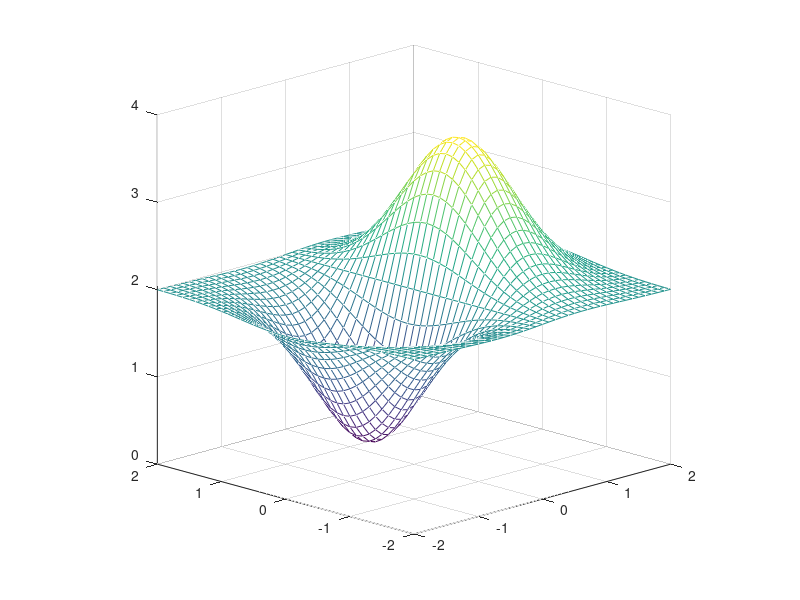
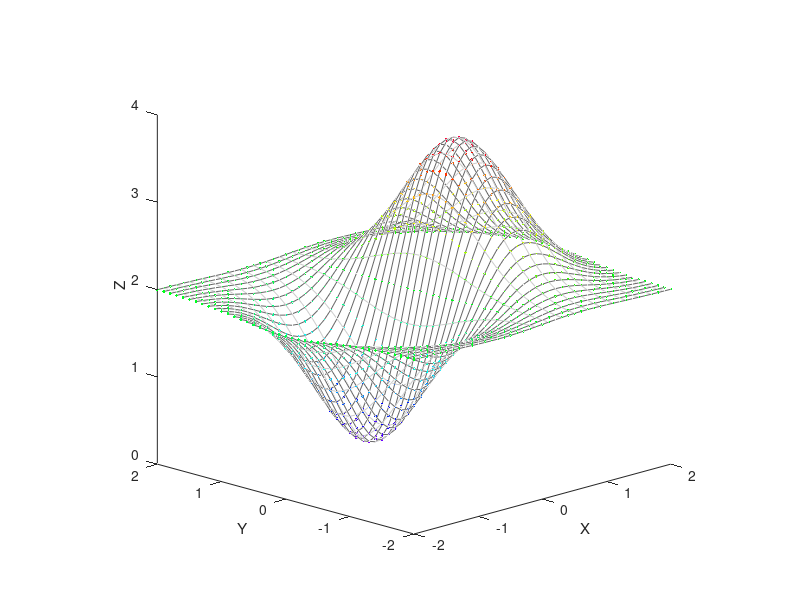

Here is the MATLAB script that generated these plots, in order:
%generate the target plot
clear all
close all
traj_resolution = 0.1;
plot_resolution = 1; %must be >1

[X,Y] = meshgrid(-2:traj_resolution:2, -2:traj_resolution:2);
Z = X .* exp(-X.^2 - Y.^2);
%normalize Z so that we can use the height as color data
Z = (Z/max(max(Z))+1)/2*0.8+.1;
zscale = 4;

h1 = figure(1);
mesh(X,Y,Z*zscale);
view_pos = [-5,-5,2];
axis_val = [-2 2 -2 2 0 zscale];
axis(axis_val);
axis equal
view(view_pos);

%generate an animation of how the robot will follow the trajectory
h2 = figure(2);
set(gcf,'Color',[0.1 0.1 0.1]);
set(gca,'Color',[0.1 0.1 0.1]);
xlabel('X');
ylabel('Y');
zlabel('Z');
view(view_pos);
axis(axis_val);
axis equal
hold on

grey = [.5 .5 .5];
hue_adjust = 0.85;

%plot the color of the led at points
for i = 1:size(X,1);
    %plot the trajectory
    plot3(X(i,:),Y(i,:),Z(i,:)*zscale,'-','color',grey-.1);
    dir = (mod(i,2)*2-1)*-1;
    if dir == 1    
        %plot the led color
        for j = 1:plot_resolution:size(X,2);
            %adjust the hue to make green the 'zero' value
            z = 1-Z(i,j);
            if z+hue_adjust>1
                z = z+hue_adjust-1;
            else
                z = z+hue_adjust;
            end
            %obtain a color based on height and hue adjustment
            color = hsv2rgb([z 1 1]);
            %plot the result
            plot3(X(i,j),Y(i,j),Z(i,j)*zscale,'.','color',color);
        end
    else
        %plot the led color
        for j = size(X,2):-plot_resolution:1;
            %adjust the hue to make green the 'zero' value
            z = 1-Z(i,j);
            if z+hue_adjust>1
                z = z+hue_adjust-1;
            else
                z = z+hue_adjust;
            end
            %obtain a color based on height and hue adjustment
            color = hsv2rgb([z 1 1]);
            %plot the result
            plot3(X(i,j),Y(i,j),Z(i,j)*zscale,'.','color',color);
        end
        
    end
    drawnow();
end
for i = 1:size(Y,1);
    dir = (mod(i,2)*2-1)*-1;
    if dir == 1   
        %plot the trajectory
        plot3(X(:,i),Y(:,i),Z(:,i)*zscale,'-','color',grey+.3);
        %plot the led color
        for j = 1:plot_resolution:size(Y,2);
            %adjust the hue to make green the 'zero' value
            z = 1-Z(j,i);
            if z+hue_adjust>1
                z = z+hue_adjust-1;
            else
                z = z+hue_adjust;
            end
            %obtain a color based on height and hue adjustment
            color = hsv2rgb([z 1 1]);
            %plot the result
            plot3(X(j,i),Y(j,i),Z(j,i)*zscale,'.','color',color);
        end
    else
        for j = size(X,2):-plot_resolution:1;            
            %adjust the hue to make green the 'zero' value
            z = 1-Z(j,i);
            if z+hue_adjust>1
                z = z+hue_adjust-1;
            else
                z = z+hue_adjust;
            end
            %obtain a color based on height and hue adjustment
            color = hsv2rgb([z 1 1]);
            %plot the result
            plot3(X(j,i),Y(j,i),Z(j,i)*zscale,'.','color',color);
        end

    end
    drawnow();
end





    